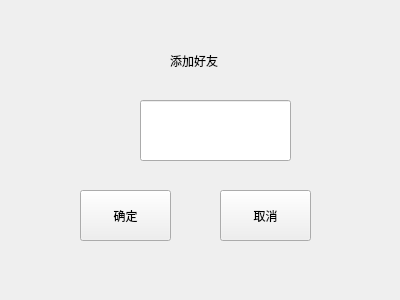
<?xml version="1.0" encoding="UTF-8"?>
<ui version="4.0">
 <class>AddFriend</class>
 <widget class="QWidget" name="AddFriend">
  <property name="geometry">
   <rect>
    <x>0</x>
    <y>0</y>
    <width>400</width>
    <height>300</height>
   </rect>
  </property>
  <property name="windowTitle">
   <string>Form</string>
  </property>
  <widget class="QLineEdit" name="lineEdit_username">
   <property name="geometry">
    <rect>
     <x>140</x>
     <y>100</y>
     <width>151</width>
     <height>61</height>
    </rect>
   </property>
  </widget>
  <widget class="QPushButton" name="pushButton_yes">
   <property name="geometry">
    <rect>
     <x>80</x>
     <y>190</y>
     <width>91</width>
     <height>51</height>
    </rect>
   </property>
   <property name="text">
    <string>确定</string>
   </property>
  </widget>
  <widget class="QPushButton" name="pushButton_no">
   <property name="geometry">
    <rect>
     <x>220</x>
     <y>190</y>
     <width>91</width>
     <height>51</height>
    </rect>
   </property>
   <property name="text">
    <string>取消</string>
   </property>
  </widget>
  <widget class="QLabel" name="label">
   <property name="geometry">
    <rect>
     <x>170</x>
     <y>40</y>
     <width>111</width>
     <height>41</height>
    </rect>
   </property>
   <property name="text">
    <string>添加好友</string>
   </property>
  </widget>
 </widget>
 <resources/>
 <connections/>
</ui>
